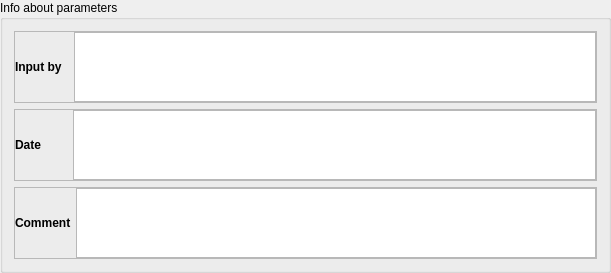
  <widget class="QGroupBox" name="groupBox_3">
   <property name="geometry">
    <rect>
     <x>0</x>
     <y>430</y>
     <width>611</width>
     <height>161</height>
    </rect>
   </property>
   <property name="title">
    <string>Info about parameters</string>
   </property>
   <layout class="QVBoxLayout" name="verticalLayout_8">
    <item>
     <widget class="QFrame" name="frame_26">
      <property name="frameShape">
       <enum>QFrame::StyledPanel</enum>
      </property>
      <property name="frameShadow">
       <enum>QFrame::Raised</enum>
      </property>
      <layout class="QHBoxLayout" name="horizontalLayout_22">
       <property name="spacing">
        <number>5</number>
       </property>
       <property name="margin">
        <number>0</number>
       </property>
       <item>
        <widget class="QLabel" name="label_25">
         <property name="maximumSize">
          <size>
           <width>16777215</width>
           <height>16777215</height>
          </size>
         </property>
         <property name="font">
          <font>
           <weight>75</weight>
           <bold>true</bold>
          </font>
         </property>
         <property name="text">
          <string>Input by  </string>
         </property>
        </widget>
       </item>
       <item>
        <widget class="QTextEdit" name="textEdit_21">
         <property name="readOnly">
          <bool>true</bool>
         </property>
        </widget>
       </item>
      </layout>
     </widget>
    </item>
    <item>
     <widget class="QFrame" name="frame_27">
      <property name="frameShape">
       <enum>QFrame::StyledPanel</enum>
      </property>
      <property name="frameShadow">
       <enum>QFrame::Raised</enum>
      </property>
      <layout class="QHBoxLayout" name="horizontalLayout_23">
       <property name="spacing">
        <number>5</number>
       </property>
       <property name="margin">
        <number>0</number>
       </property>
       <item>
        <widget class="QLabel" name="label_26">
         <property name="maximumSize">
          <size>
           <width>16777215</width>
           <height>16777215</height>
          </size>
         </property>
         <property name="font">
          <font>
           <weight>75</weight>
           <bold>true</bold>
          </font>
         </property>
         <property name="text">
          <string>Date        </string>
         </property>
        </widget>
       </item>
       <item>
        <widget class="QTextEdit" name="textEdit_22">
         <property name="readOnly">
          <bool>true</bool>
         </property>
        </widget>
       </item>
      </layout>
     </widget>
    </item>
    <item>
     <widget class="QFrame" name="frame_28">
      <property name="frameShape">
       <enum>QFrame::StyledPanel</enum>
      </property>
      <property name="frameShadow">
       <enum>QFrame::Raised</enum>
      </property>
      <layout class="QHBoxLayout" name="horizontalLayout_24">
       <property name="spacing">
        <number>5</number>
       </property>
       <property name="margin">
        <number>0</number>
       </property>
       <item>
        <widget class="QLabel" name="label_27">
         <property name="maximumSize">
          <size>
           <width>16777215</width>
           <height>16777215</height>
          </size>
         </property>
         <property name="font">
          <font>
           <weight>75</weight>
           <bold>true</bold>
          </font>
         </property>
         <property name="text">
          <string>Comment</string>
         </property>
        </widget>
       </item>
       <item>
        <widget class="QTextEdit" name="textEdit_23">
         <property name="readOnly">
          <bool>true</bool>
         </property>
        </widget>
       </item>
      </layout>
     </widget>
    </item>
   </layout>
  </widget>
